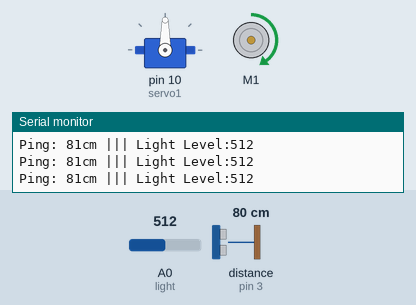
Bench run of a sketch on a simulated Arduino Uno, built with avr-gcc and run on an emulated ATmega328P. Parts: servo, DC motor (green arrow = forward, orange = backward, longer = faster), the last lines printed to the serial monitor. The test bench sets the inputs (shaded band); at power-on: distance to the obstacle (sensor on pin 3) 80 cm, A0 (light) = 512. The echo pulse lasts 58.3 µs per cm.

Above: at 1.2 s.
1.3 s: distance to the obstacle (sensor on pin 3) set to 54 cm
2.8 s: distance to the obstacle (sensor on pin 3) set to 47 cm
At 4.6 s:
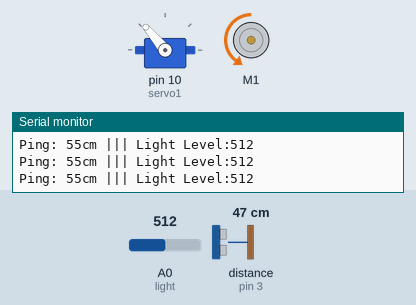
8.3 s: distance to the obstacle (sensor on pin 3) set to 60 cm
At 9.7 s:
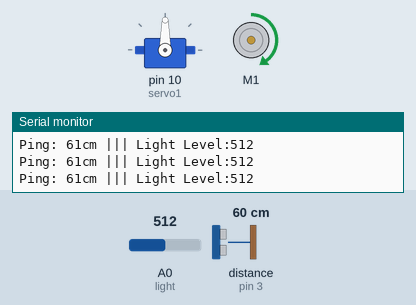
10.3 s: distance to the obstacle (sensor on pin 3) set to 2 cm
At 10.7 s:
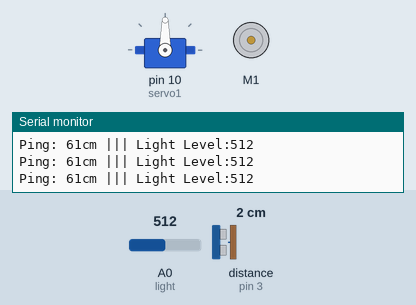
Timing chart, 0 to 13.8 s (numbered marks = the images above; inputs shaded):
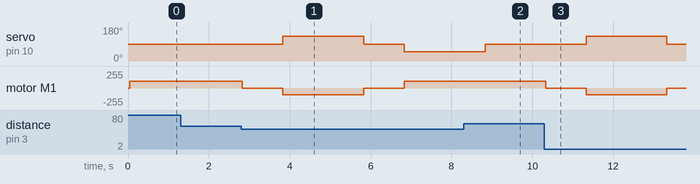

The sketch:

r-c-g-RoboCarGame_beta.ino
```cpp
//For use with the Adafruit Motor Shield v2
//---->	http://www.adafruit.com/products/1438
//
// uses the hc-sr04 ping sensor

// slam some libraries in
#include <Wire.h>
#include <Adafruit_MotorShield.h>
#include "utility/Adafruit_PWMServoDriver.h"
#include <Servo.h>
#include <NewPing.h>

// Create the motor shield object with the default I2C address
Adafruit_MotorShield AFMS = Adafruit_MotorShield();

// And connect a DC motor
Adafruit_DCMotor *myMotor = AFMS.getMotor(1);

// Servo library
Servo servo1;

// ping sensor setup
#define TRIGGER_PIN  2  // Arduino pin tied to trigger pin on the ultrasonic sensor.
#define ECHO_PIN     3  // Arduino pin tied to echo pin on the ultrasonic sensor.
#define MAX_DISTANCE 400 // Maximum distance we want to ping for (in centimeters). Maximum sensor distance is rated at 400-500cm.

NewPing sonar(TRIGGER_PIN, ECHO_PIN, MAX_DISTANCE); // NewPing setup of pins and maximum distance.

//global variables here
  int Wall = 50;
  int MaxSpeed = 100;
  int i;

void setup() {
  Serial.begin(115200);           // set up Serial library

  AFMS.begin();  // create with the default frequency 1.6KHz
  //AFMS.begin(1000);  // OR with a different frequency, say 1KHz

  // Attach a servo
  servo1.attach(10);
  servo1.write(90); // set servo to neutral

}

// Print data to serial for diagnostics
void SerialPrintStuff(int DistCM, int rawLight) {

  Serial.print("Ping: ");
  Serial.print(DistCM); // Convert ping time to distance in cm and print result (0 = outside set distance range)
  Serial.print("cm");
  Serial.print(" ||| ");
  Serial.print("Light Level:");
  Serial.println(rawLight, DEC);

}

// All sonar calcs to go here
int FrontDistance(){
  delay(35);                      // Wait 50ms between pings (about 20 pings/sec). 29ms should be the shortest delay between pings.
  unsigned int uS = sonar.ping(); // Send ping, get ping time in microseconds (uS)
  int DistCM = (uS / US_ROUNDTRIP_CM);
  return DistCM; // send back distance in CM

}

// all light readings and calcs
int LightLevel(){
  int rawLight = analogRead(A0); // set light pin
  return rawLight; //send back raw light value
}

// All Motor control stuff here
void MotorForward(){
   myMotor->setSpeed(MaxSpeed);
   myMotor->run(FORWARD);
}

void MotorStop(){
    myMotor->setSpeed(0);
    myMotor->run(RELEASE);
    delay(1000);
 }

void Backward(){
   servo1.write(130); // turn wheels right
   myMotor->setSpeed(MaxSpeed);
   myMotor->run(BACKWARD);
   delay(2000);
   servo1.write(90);
   MotorStop();
   TakeOffAgain();
 }

void TakeOffAgain(){
   servo1.write(50); // turn wheels left
   myMotor->setSpeed(MaxSpeed);
   myMotor->run(FORWARD);
   delay(2000);
   servo1.write(90);
 }

void loop() {

  if (FrontDistance() <= Wall){
       MotorStop();
       Backward();
  }else{
      MotorForward(); // default movement
  }

// send things we care about to serial function
 SerialPrintStuff(FrontDistance(), LightLevel());

}
```

Measured:
- the behaviour switches between 50 and 49 cm on distance to the obstacle (sensor on pin 3) (found by bisection; images 0 and 1)
- after the input at 2.8 s, servo on pin 10 (servo1): 90° → 130° after 1.0 s, → 90° 2.0 s later, → 50° 1.0 s later; motor M1: forward 100/255 → stopped at once, → backward 100/255 1.0 s later, → stopped 2.0 s later, → forward 100/255 1.0 s later
- after the input at 8.3 s, servo on pin 10 (servo1): goes on until 8.8 s, then stays 90°; motor M1: stays forward 100/255 (without the input it goes to stopped after 0.61 s)
- after the input at 10.3 s, servo on pin 10 (servo1): 90° → 130° after 1.0 s, → 90° 2.0 s later; motor M1: forward 100/255 → stopped at once, → backward 100/255 1.0 s later, → stopped 2.0 s later
